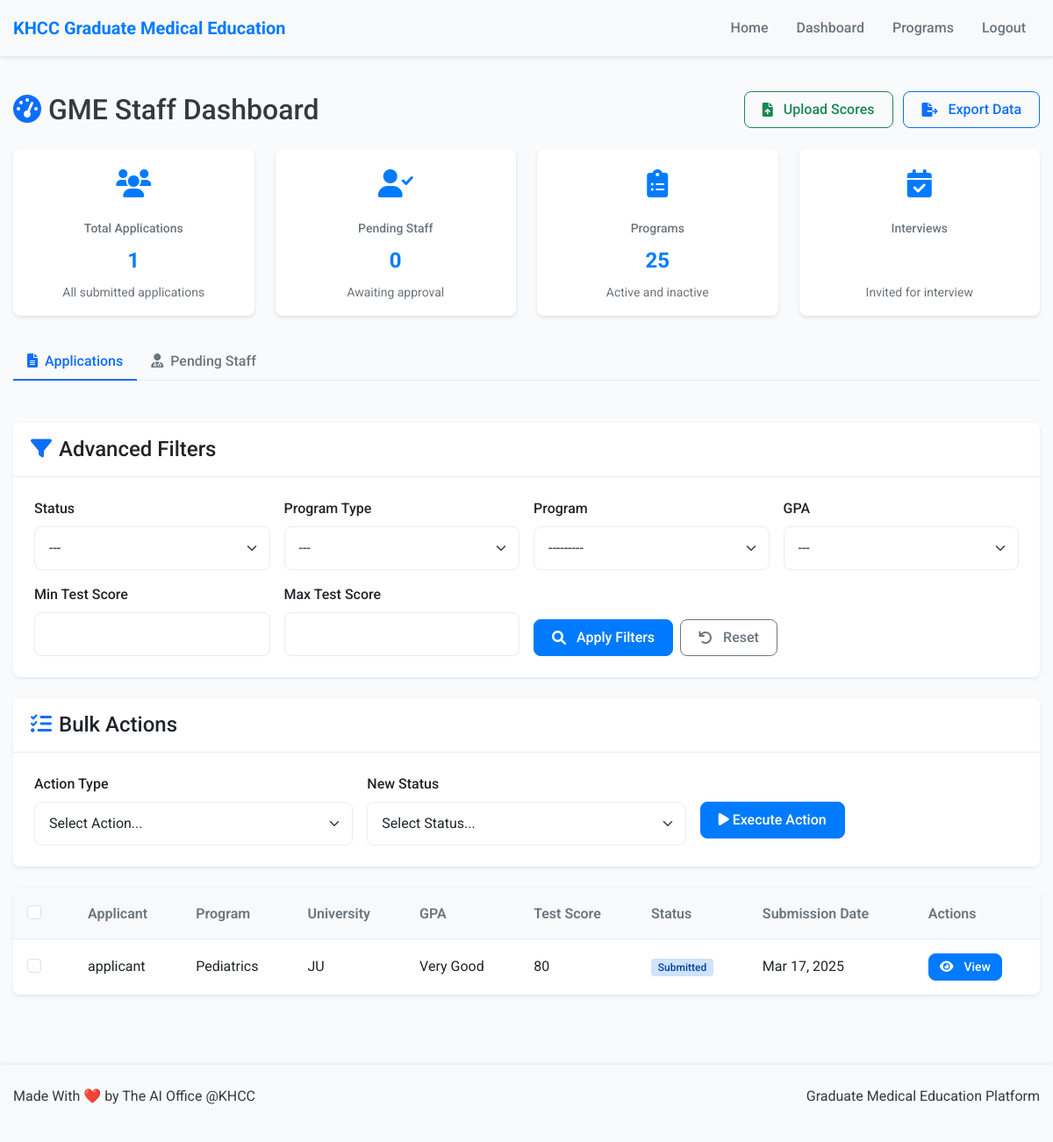
/dashboard/ (signed in), run on an earlier commit of the app's database.
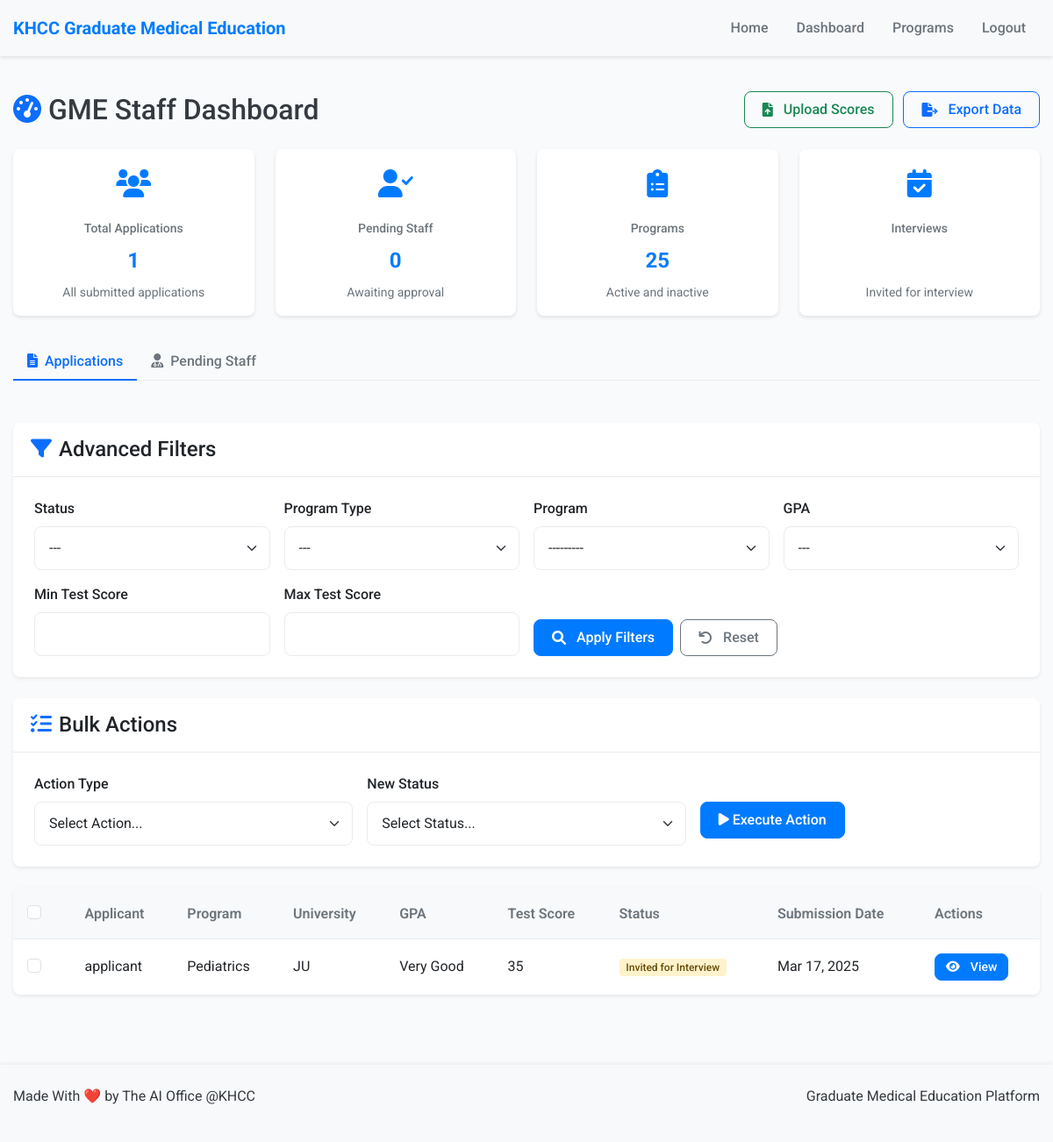
And on a later commit of the database.
### users/models.py (models this page shows, shortened)
class Interview(models.Model):
    FORM_TYPE_CHOICES = (
        ('RESIDENCY', 'Residency'),
        ('FELLOWSHIP', 'Fellowship'),
    )
    application = models.ForeignKey(Application, on_delete=models.CASCADE, related_name='interviews')
    interviewer = models.ForeignKey(User, on_delete=models.CASCADE, related_name='conducted_interviews')
    form_type = models.CharField(max_length=20, choices=FORM_TYPE_CHOICES)
    professional_appearance = models.PositiveSmallIntegerField(default=0)
    interest = models.PositiveSmallIntegerField(default=0)
    behavior = models.PositiveSmallIntegerField(default=0)
    future_plans = models.PositiveSmallIntegerField(default=0)
    personality = models.PositiveSmallIntegerField(default=0)
    handling_emergencies = models.PositiveSmallIntegerField(default=0)
    professional_attitude = models.PositiveSmallIntegerField(default=0)
    knowledge = models.PositiveSmallIntegerField(default=0)
    research = models.PositiveSmallIntegerField(default=0)
    time_management = models.SmallIntegerField(default=0)
    flexibility_teamwork = models.SmallIntegerField(default=0)
    takes_feedback = models.SmallIntegerField(default=0)
    stress_coping = models.SmallIntegerField(default=0)
    problem_solving = models.SmallIntegerField(default=0)
    leadership = models.SmallIntegerField(default=0)
    test_score = models.PositiveSmallIntegerField(default=0)
    medical_school_score = models.PositiveSmallIntegerField(default=0)
    tentative_available_date = models.DateField(null=True, blank=True)
    created_at = models.DateTimeField(auto_now_add=True)
    updated_at = models.DateTimeField(auto_now=True)

class Application(models.Model):
    STATUS_CHOICES = (
        ('DRAFT', 'Draft'),
        ('SUBMITTED', 'Submitted'),
        ('ELIGIBLE', 'Eligible'),
        ('NOT_ELIGIBLE', 'Not Eligible'),
        ('APPROVED', 'Approved'),
        ('REJECTED', 'Rejected'),
        ('INVITED_FOR_INTERVIEW', 'Invited for Interview'),
    )
    GPA_CHOICES = (
        ('SATISFACTORY', 'Satisfactory'),
        ('GOOD', 'Good'),
        ('VERY_GOOD', 'Very Good'),
        ('EXCELLENT', 'Excellent'),
    )
    applicant = models.ForeignKey(User, on_delete=models.CASCADE, related_name='applications')
    program = models.ForeignKey(Program, on_delete=models.CASCADE, related_name='applications')
    university_name = models.CharField(max_length=100)
    gpa = models.CharField(max_length=20, choices=GPA_CHOICES)
    final_score = models.DecimalField(max_digits=5, decimal_places=2, null=True, blank=True)
    final_score_submitted = models.BooleanField(default=False)
    final_score_notes = models.TextField(blank=True)
    final_score_submitted_at = models.DateTimeField(null=True, blank=True)
    def national_id_upload_path(instance, filename):
        ext = filename.split('.')[-1]
        filename = f"{instance.applicant.username}_{uuid4().hex}.{ext}"
        return os.path.join('documents', 'national_id', filename)
    def cv_upload_path(instance, filename):
        ext = filename.split('.')[-1]
        filename = f"{instance.applicant.username}_{uuid4().hex}.{ext}"
        return os.path.join('documents', 'cv', filename)
    def payment_upload_path(instance, filename):
        ext = filename.split('.')[-1]
        filename = f"{instance.applicant.username}_{uuid4().hex}.{ext}"
        return os.path.join('documents', 'payment', filename)
    def certificate_upload_path(instance, filename):
        ext = filename.split('.')[-1]
        filename = f"{instance.applicant.username}_{uuid4().hex}.{ext}"
        return os.path.join('documents', 'certificates', filename)
    def board_certification_upload_path(instance, filename):
        ext = filename.split('.')[-1]
        filename = f"{instance.applicant.username}_{uuid4().hex}.{ext}"
        return os.path.join('documents', 'board_certification', filename)
    national_id_document = models.FileField(upload_to=national_id_upload_path)
    cv = models.FileField(upload_to=cv_upload_path)
    payment_receipt = models.FileField(upload_to=payment_upload_path, null=True, blank=True)
    university_certificate = models.FileField(upload_to=certificate_upload_path, null=True, blank=True)
    board_certification = models.FileField(upload_to=board_certification_upload_path, null=True, blank=True)
    status = models.CharField(max_length=25, choices=STATUS_CHOICES, default='SUBMITTED')
    created_at = models.DateTimeField(auto_now_add=True)
    updated_at = models.DateTimeField(auto_now=True)
    class Meta:
        unique_together = ('applicant', 'program')

class User(AbstractUser):
    USER_TYPE_CHOICES = (
        ('GME_STAFF', 'GME Staff'),
        ('PROGRAM_DIRECTOR', 'Program Director'),
        ('INTERVIEWER', 'Interviewer'),
        ('APPLICANT', 'Applicant'),
    )
    user_type = models.CharField(max_length=20, choices=USER_TYPE_CHOICES)
    phone_number = models.CharField(max_length=15, blank=True)
    is_approved = models.BooleanField(default=False)
    program = models.ForeignKey('Program', on_delete=models.SET_NULL, null=True, blank=True, related_name='staff_members')

class Program(models.Model):
    PROGRAM_TYPE_CHOICES = (
        ('RESIDENCY', 'Residency'),
        ('FELLOWSHIP', 'Fellowship'),
    )
    STATUS_CHOICES = (
        ('ACTIVE', 'Active'),
        ('INACTIVE', 'Inactive'),
    )
    name = models.CharField(max_length=100, validators=[MinLengthValidator(3)])
    program_type = models.CharField(max_length=20, choices=PROGRAM_TYPE_CHOICES)
    start_date = models.DateField()
    end_date = models.DateField()
    status = models.CharField(max_length=10, choices=STATUS_CHOICES, default='ACTIVE')
    capacity = models.PositiveIntegerField(null=True, blank=True)
    def __str__(self):
        return f"{self.name} ({self.get_program_type_display()})"

### users/views.py (the view, shortened to what this page needs)
# urls.py: path('dashboard/', views.dashboard, name='dashboard'),
@login_required
@user_passes_test(is_gme_staff)
def dashboard(request):
    pending_staff = User.objects.filter(is_approved=False).exclude(user_type='APPLICANT')
    applications = Application.objects.exclude(status='DRAFT')
    filter_form = AdvancedFilterForm(request.GET or None)
    programs = Program.objects.all()
    return render(request, 'users/dashboard.html', {
        'pending_staff': pending_staff,
        'applications': applications,
        'programs': programs,
        'filter_form': filter_form
    })

### users/forms.py
class AdvancedFilterForm(forms.Form):
    STATUS_CHOICES = [('', '---')] + [(status, label) for status, label in Application.STATUS_CHOICES if status != 'DRAFT']
    PROGRAM_TYPE_CHOICES = [('', '---')] + list(Program.PROGRAM_TYPE_CHOICES)
    GPA_CHOICES = [('', '---')] + list(Application.GPA_CHOICES)
    status = forms.ChoiceField(choices=STATUS_CHOICES, required=False)
    program_type = forms.ChoiceField(choices=PROGRAM_TYPE_CHOICES, required=False)
    program = forms.ModelChoiceField(queryset=Program.objects.all(), required=False)
    gpa = forms.ChoiceField(choices=GPA_CHOICES, required=False)
    min_test_score = forms.IntegerField(required=False, min_value=0)
    max_test_score = forms.IntegerField(required=False, min_value=0)
    def __init__(self, *args, **kwargs):
        super().__init__(*args, **kwargs)
        self.fields['program'].queryset = Program.objects.filter(status='ACTIVE')

### users/views.py (called while the page is built)
def is_gme_staff(user):
    return user.is_authenticated and user.user_type == 'GME_STAFF'

### users/templates/users/dashboard.html (shortened to what the changed rows need)
{% extends 'users/base.html' %}
{% load widget_tweaks %}
{% block content %}
<div class="fade-in">
    <div class="d-flex justify-content-between align-items-center mb-4">
        <h2 class="mb-0"><i class="fas fa-tachometer-alt me-2 text-primary"></i>GME Staff Dashboard</h2>
    </div>
    <div class="tab-content" id="staffTabsContent">
        <div class="tab-pane fade show active" id="applications" role="tabpanel" aria-labelledby="applications-tab">
            <form method="post" action="{% url 'bulk_update_status' %}" id="bulkActionForm">
                {% if applications %}
                    <div class="table-container">
                        <div class="table-responsive">
                            <table class="table table-hover">
                                <thead>
                                    <tr>
                                        <th>
                                            <div class="form-check">
                                                <input class="form-check-input" type="checkbox" id="selectAll">
                                            </div>
                                        </th>
                                        <th>Applicant</th>
                                        <th>Program</th>
                                        <th>University</th>
                                        <th>GPA</th>
                                        <th>Test Score</th>
                                        <th>Status</th>
                                        <th>Submission Date</th>
                                        <th>Actions</th>
                                    </tr>
                                </thead>
                                <tbody>
                                    {% for application in applications %}
                                        <tr>
                                            <td>
                                                <div class="form-check">
                                                    <input class="form-check-input application-checkbox" type="checkbox" name="application_ids" value="{{ application.id }}">
                                                </div>
                                            </td>
                                            <td>{{ application.applicant.username }}</td>
                                            <td>{{ application.program.name }}</td>
                                            <td>{{ application.university_name }}</td>
                                            <td>{{ application.get_gpa_display }}</td>
                                            <td>
                                                {% if application.interviews.exists %}
                                                    {% with test_score=None %}
                                                        {% for interview in application.interviews.all %}
                                                            {% if interview.interviewer.user_type == 'GME_STAFF' and not test_score %}
                                                                {{ interview.test_score }}
                                                            {% endif %}
                                                        {% endfor %}
                                                    {% endwith %}
                                                {% else %}
                                                    -
                                                {% endif %}
                                            </td>
                                            <td>
                                                {% if application.status == 'SUBMITTED' %}
                                                    <span class="status-badge status-submitted">Submitted</span>
                                                {% elif application.status == 'ELIGIBLE' %}
                                                    <span class="status-badge status-eligible">Eligible</span>
                                                {% elif application.status == 'NOT_ELIGIBLE' %}
                                                    <span class="status-badge status-not-eligible">Not Eligible</span>
                                                {% elif application.status == 'APPROVED' %}
                                                    <span class="status-badge status-approved">Approved</span>
                                                {% elif application.status == 'REJECTED' %}
                                                    <span class="status-badge status-rejected">Rejected</span>
                                                {% elif application.status == 'INVITED_FOR_INTERVIEW' %}
                                                    <span class="status-badge status-invited">Invited for Interview</span>
                                                {% elif application.status == 'DRAFT' %}
                                                    <span class="status-badge status-draft">Draft</span>
                                                {% endif %}
                                            </td>
                                            <td>{{ application.created_at|date:"M d, Y" }}</td>
                                            <td>
                                                <a href="{% url 'view_application' application.id %}" class="btn btn-sm btn-primary">
                                                    <i class="fas fa-eye me-1"></i>View
                                                </a>
                                            </td>
                                        </tr>
                                    {% endfor %}
                                </tbody>
                            </table>
                        </div>
                    </div>
                {% else %}
                    <div class="alert alert-info">
                        <i class="fas fa-info-circle me-2"></i>No applications found matching the current filters.
                    </div>
                {% endif %}
            </form>
        </div>
    </div>
</div>
{% endblock %}

What changed in the data, as far as the page shows it:
changed Application "JU": status "Submitted" → "Invited for Interview"
changed Interview: test_score "80" → "35"
